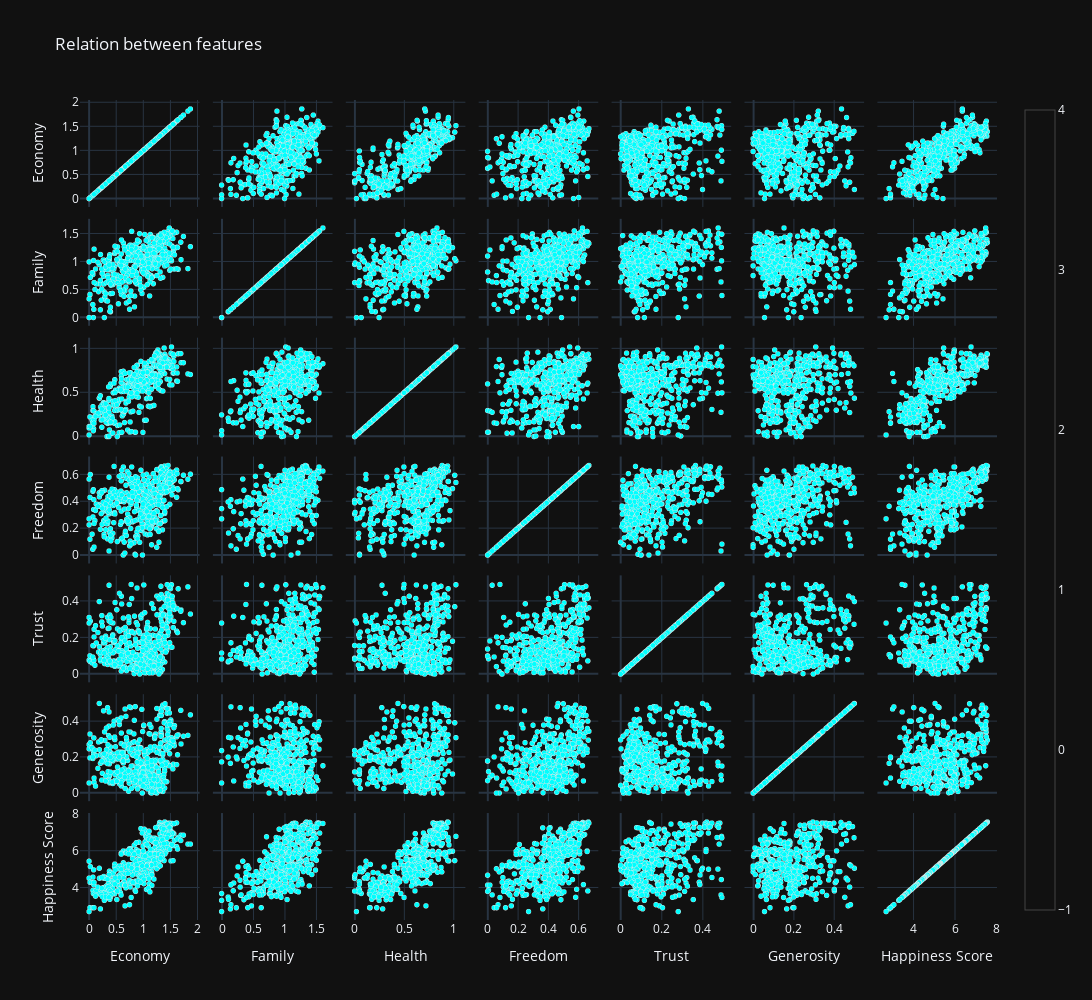

The notebook cell this image was saved under:
### Code cell
# sns.pairplot(happiness, x_vars=['Economy', 'Family', 'Health', 'Freedom', 'Trust', 'Generosity'], y_vars='Happiness_Score', kind='scatter')
# plt.show()

# Create a scatterplot matrix using Plotly
fig = go.Figure(data=go.Splom(
                dimensions=[
                    dict(label='Economy', values=happiness['Economy']),
                    dict(label='Family', values=happiness['Family']),
                    dict(label='Health', values=happiness['Health']),
                    dict(label='Freedom', values=happiness['Freedom']),
                    dict(label='Trust', values=happiness['Trust']),
                    dict(label='Generosity', values=happiness['Generosity']),
                    dict(label='Happiness Score', values=happiness['Happiness_Score'])
                ],
                showupperhalf=True, 
                marker=dict(color='cyan', 
                            showscale=True, 
                            size=5,
                            line=dict(width=0.5, color='rgb(230,230,230)'))
                ))

fig.update_layout(title='Relation between features',
                  width=1300, height=1000,template='plotly_dark')

fig.show()

### Figure 1 — Plotly figure (JSON) as saved in the notebook; plotly's stock layout.template omitted (floating-point values rounded to 4 significant figures; data arrays with more than 128 entries replaced by an {"elided": "..."} marker saying what was removed)
{"data": [{"dimensions": [{"label": "Economy", "values": {"elided": "452 float values"}}, {"label": "Family", "values": {"elided": "452 float values"}}, {"label": "Health", "values": {"elided": "452 float values"}}, {"label": "Freedom", "values": {"elided": "452 float values"}}, {"label": "Trust", "values": {"elided": "452 float values"}}, {"label": "Generosity", "values": {"elided": "452 float values"}}, {"label": "Happiness Score", "values": {"elided": "452 float values"}}], "marker": {"color": "cyan", "line": {"color": "rgb(230,230,230)", "width": 0.5}, "showscale": true, "size": 5}, "showupperhalf": true, "type": "splom"}], "layout": {"height": 1000, "title": {"text": "Relation between features"}, "width": 1300}}
